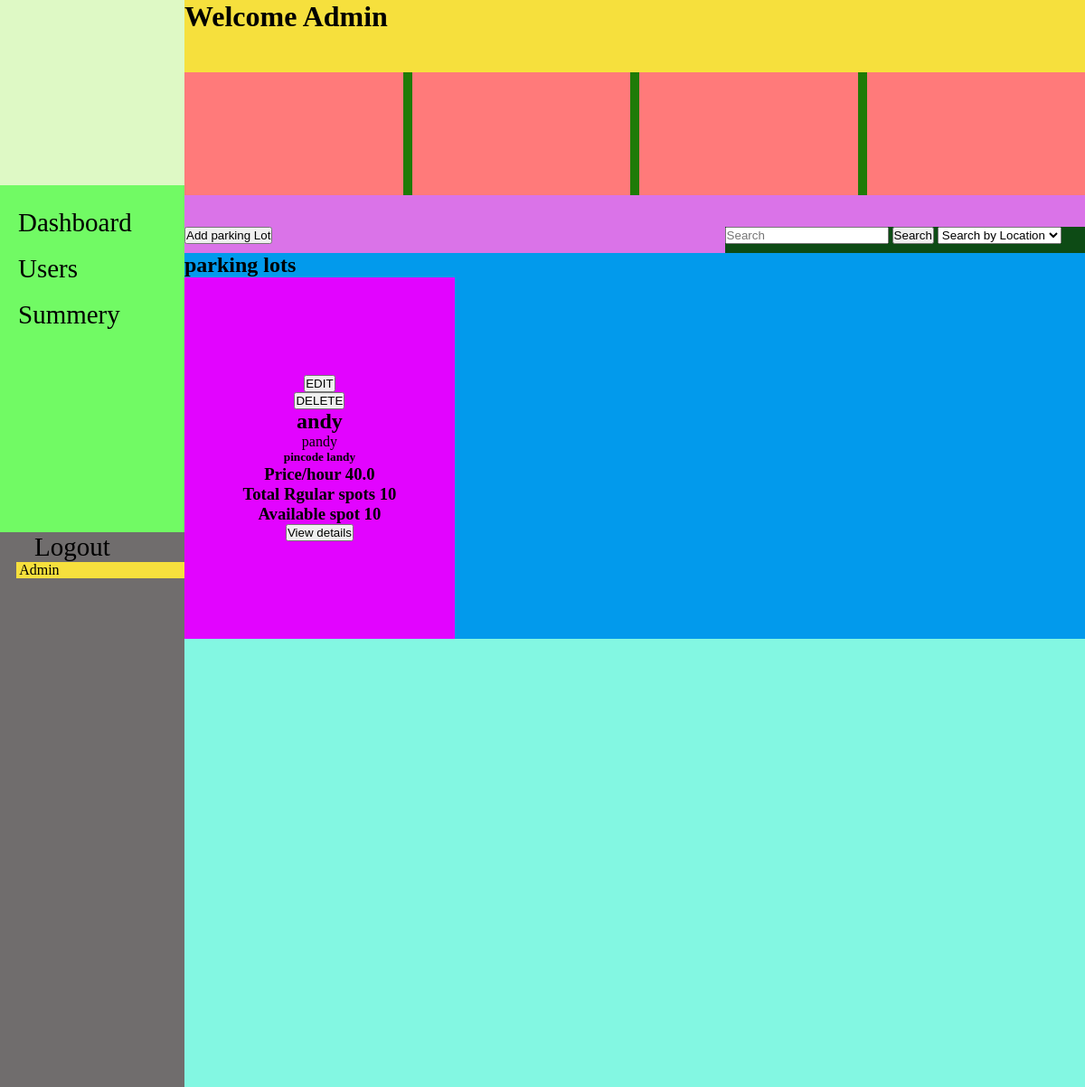
The app's page /admin_dashboard (signed in), older data.
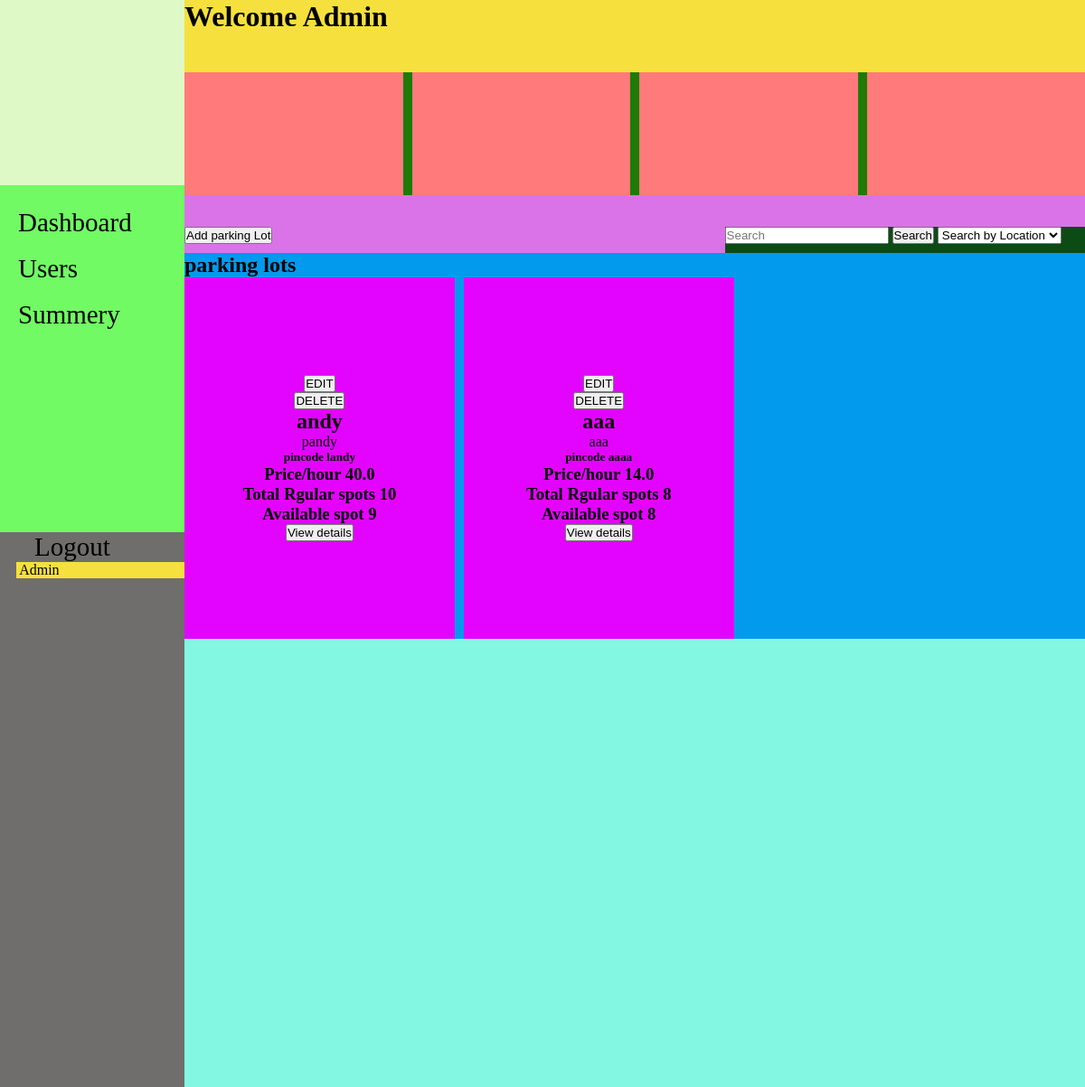
The same page, newer data.
### models/parking_lot.py (models this page shows, shortened)
class ParkingLot(db.Model):
    __tablename__ = 'parking_lots'
    id = db.Column(db.Integer, primary_key=True)
    name= db.Column(db.String(80), unique=True, nullable=False)
    address = db.Column(db.String(200), nullable=False)
    pincode = db.Column(db.String(10), nullable=False)
    hourly_rate = db.Column(db.Float, nullable=False)
    total_spots = db.Column(db.Integer, nullable=False)
    occupied_regular_spots = db.Column(db.Integer, default=0)
    occupied_ev_spots = db.Column(db.Integer, default=0)
    ev_spots = db.Column(db.Integer, default=0)
    ev_charging_rate = db.Column(db.Float, nullable=True)
    opening_time = db.Column(db.String(10), nullable=True)
    closing_time = db.Column(db.String(10), nullable=True)
    is_24_hours = db.Column(db.Boolean, default=False)
    description = db.Column(db.String(200), nullable=True)

### routes/admin.py (the view)
@admin_bp.route('/admin_dashboard')
@login_required
@admin_required
def admin_dashboard():
    lots=ParkingLot.query.all()
    lot_id=request.args.get('lot_id')
    lot = None
    if lot_id:
        lot=ParkingLot.query.filter_by(id=lot_id).first()
    return render_template('admin_dashboard.html',lots=lots,lot=lot)

### Templates/admin_dashboard.html (shortened to what this page needs)
    {%extends "base.html" %}
    {%block style%}
    <link rel="stylesheet" href="{{url_for('static',filename='css/admin_dashboard.css')}}">
    {%endblock%}
    {%block content %}
    <div class="page-1">
        <div class="side-bar">
            <div class="side-bar-upper">
            </div>
            <div class="side-bar-lower">
                <div class="side-bar-lower-item">
                    <a href="admin_dashboard.html">Dashboard</a>
                </div>
                <div class="side-bar-lower-item">
                    <a href="admin_users.html">Users</a>
                </div>
                <div class="side-bar-lower-item">
                    <a href="admin_products.html">Summery</a>
                </div>
            </div>
            <div class="logout side-bar-lower-item">
                <a href="{{url_for('auth.logout')}}">
                    <span>Logout</span>
                </a>
            </div>
                <div class="profile ">
                    <span>Admin</span>
                </div>
        </div>
        <div class="right-side">
            <div class="div-1">
                <h1>Welcome Admin</h1>
            </div>
            <div class="div-2">
                <div class="div-2-item">
                </div>
                <div class="div-2-item">
                </div>
                <div class="div-2-item">
                </div>
                <div class="div-2-item">
                </div>
            </div>
            <div class="div-3">
                <div class="div-3-item-1">
                    <button id="add_parking_lot">Add parking Lot</button>
                </div>
                <div class="div-3-item-2">
                    <input type="search" name="search" id="" placeholder="Search">
                    <button>Search</button>
                    <select>
                        <option>Search by Location</option>
                    </select>
                </div>
            </div>
            <div class="div-4">
                <div class="div-4-heading">
                    <h2>parking lots</h2>
                </div>
                <div class="div-4-parking-lots-cards">
                    {%for lot in lots %}
                    <div class="div-4-card">
                        <a href="{{ url_for('admin.admin_dashboard', lot_id=lot.id) }}">
                            <button class="edit-lot">EDIT</button>
                        </a>
                        <a href="{{ url_for('parking.delete_lot', lot_id=lot.id) }}">
                            <button class="edit-lot">DELETE</button>
                        </a>
                        <h2>{{ lot.name }}</h2>
                        <p>{{ lot.address }}</p>
                        <h5>pincode {{ lot.pincode }}</h5>
                        <h3>Price/hour {{ lot.hourly_rate}}</h3>
                        <h3>Total Rgular spots {{lot.total_spots}}</h3>
                        <h3>Available spot {{lot.total_spots-lot.occupied_regular_spots}}</h3>
                        <form action="{{url_for('parking.view_details')}}" method="post">
                            <button>View details</button>
                        </form>
                    </div>
                    {%endfor%}
                </div>
            </div>
            <div class="div-5"></div>
        </div>
    </div>
    {%endblock%}

Row changes from the older to the newer data that the page shows:
changed ParkingLot "andy": lot.total_spots-lot.occupied_regular_spots "10" → "9"
added ParkingLot: name "aaa", address "aaa", pincode "aaaa", hourly_rate "14.0", total_spots "8", lot.total_spots-lot.occupied_regular_spots "8"
